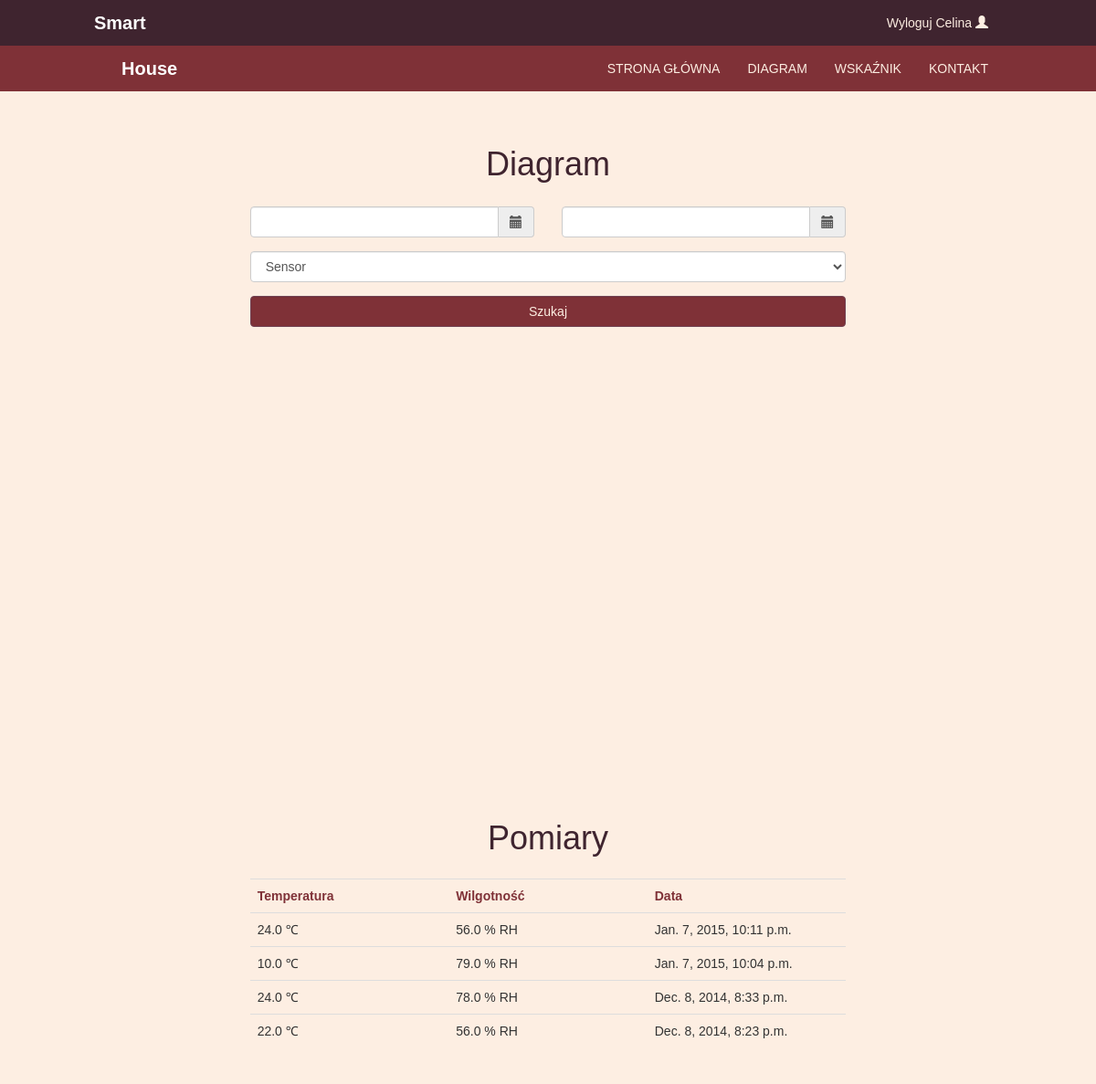
Page /diagram/ (signed in) on the earlier database version.
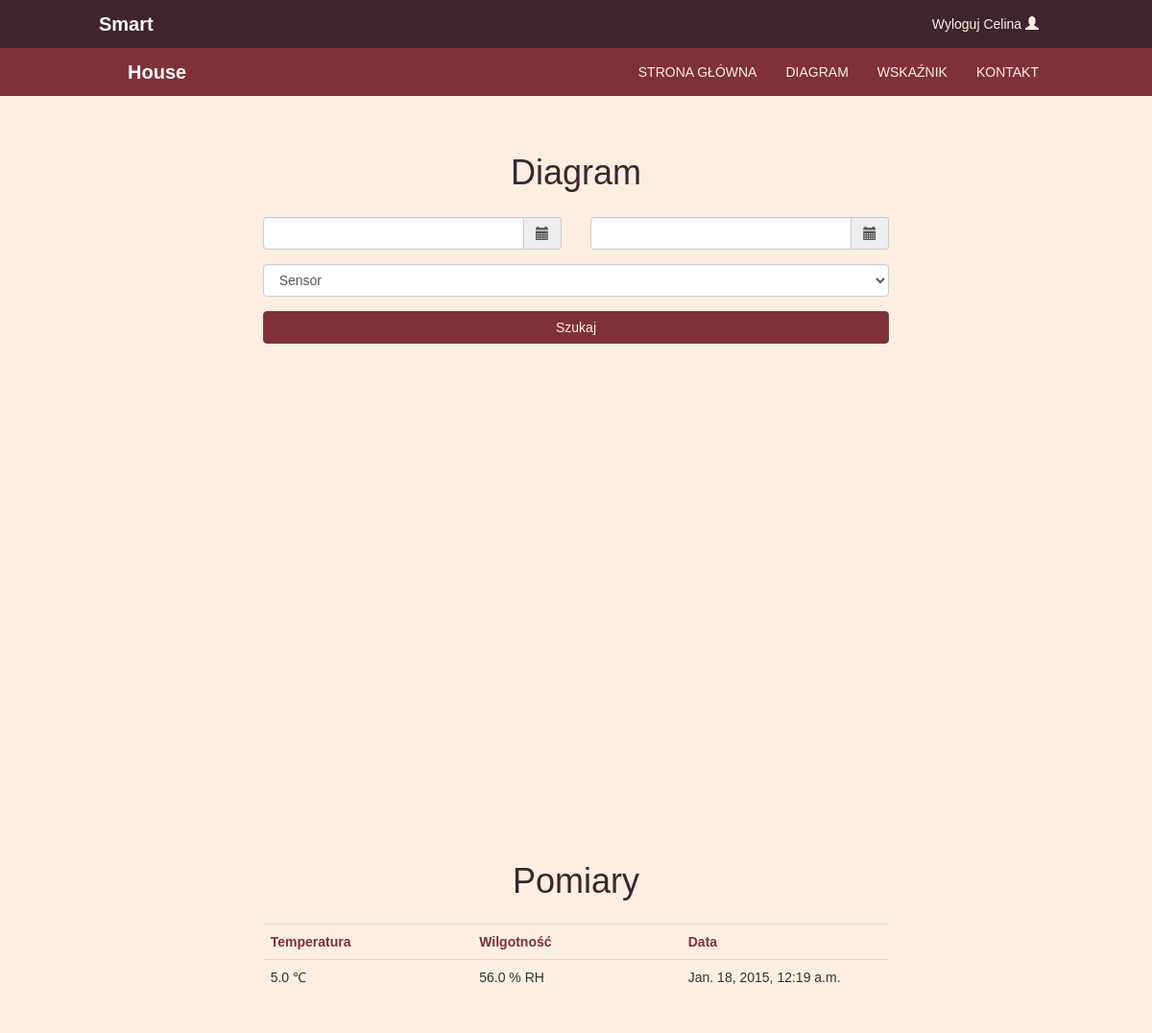
Same page on the later database version.
### measurement/models.py (models this page shows, shortened)
class MeasurementData(models.Model):
    timestamp = models.DateTimeField()
    temperature = models.FloatField(default=-100.)
    humidity = models.FloatField(default=-100.)
    idSensor = models.ForeignKey(Sensor)

### measurement/views.py (the view)
# urls.py: url(r'^diagram/$', views.diagram, name="diagram"),
def diagram(request):
    sensor = Sensor.objects.all()
    try:
        if request.POST:
            sensorPOST = request.POST.get('s', False)
            sensorId = Sensor.objects.get(nameSensor=sensorPOST)
            date_start = request.POST.get('dateStart', False)
            date_end = request.POST.get('dateEnd', False)
            data = MeasurementData.objects.filter(idSensor=sensorId, timestamp__gte=date_start, timestamp__lte=date_end)
            text = "----"
        else:
            text = "Wszystkie Pomiary"
            data = MeasurementData.objects.filter(idSensor=1)
            sensor = Sensor.objects.all()
        sensor = Sensor.objects.all()
    except ObjectDoesNotExist:
        textproblem = "Prosze o wybranie czujnika."
        return render(request, 'diagram.html', { 'problem': textproblem, 'sensor': sensor })
    except ValidationError as e:
        textproblem = "Prosze o wybranie daty."
        return render(request, 'diagram.html', { 'problem': textproblem, 'sensor': sensor})
    return render_to_response('diagram.html', {'data': data, 'sensor': sensor, 'text': text}, context_instance=RequestContext(request))

### measurement/models.py (called while the page is built)
    def __unicode__(self):
        return str(self.nameSensor)

### static/templates/diagram.html (shortened to what this page needs)
{% extends 'base.html' %}
{% block head %}
<link href="/static/css/datepicker.css" rel="stylesheet">
{% endblock %}
{% block content %}
{% if user.is_authenticated %}
 <h1 style="text-align: center" >Diagram</h1>
<div class = "row">
    <div class="col-md-2"></div>
    <div class="col-md-8">
    </div>
    <div class="col-md-2"></div>
</div>
<form role="form" action="{% url 'diagram' %}" method="post">
    <div class="row">
        <div class="col-md-2"></div>
        <div class="form-group  col-md-4">
            <div class='input-group date' >
                <input type='text' name="dateStart" class="form-control " id="datepicker" />
                    <span class="input-group-addon"><span class="glyphicon glyphicon-calendar"></span>
                    </span>
            </div>
        </div>
        <div class="form-group col-md-4">
            <div class='input-group date'>
                <input type='text' name="dateEnd" class="form-control" id='datepicker2'  />
                    <span class="input-group-addon"><span class="glyphicon glyphicon-calendar"></span>
                    </span>
            </div>
        </div>
        <div class="col-md-2"></div>
    </div>
    <div  class="row">
        <div class="col-md-2"></div>
        <div class="form-group col-md-8">
            <select name="s"  class="form-control col-md-8">
                <option value="" selected="selected">Sensor</option>
            </select>
        </div>
        <div class="col-md-2"></div>
    </div>
    <div class="row">
        <div class="col-md-2"></div>
        <div class="col-md-8">
            <input class="form-control btn btn-primary"  type="submit" value="Szukaj"  />
        </div>
        <div class="col-md-2"></div>
    </div>
</form>
<div class="row">
    <div class="col-md-1"></div>
    <div class="col-md-10">
        <div id="chart_div" style="width: auto; height: 500px; margin-top:20px; "></div>
    </div>
</div>
 <h1 style="text-align: center" >Pomiary</h1>
<div class="row">
    <div class="col-md-2"></div>
    <div class="col-md-8">
        <table id="tableGraph" class="table">
            <tr>
                <th>Temperatura</th>
                <th>Wilgotność</th>
                <th>Data</th>
            </tr>
            {% for d in data|dictsortreversed:"timestamp" %}
            <tr>
                <td class="col-md-4">{{ d.temperature }} &#x2103</td>
                <td class="col-md-4">{{ d.humidity }} % RH</td>
                <td class="col-md-4">{{ d.timestamp }}</td>
            </tr>
            {% endfor %}
        </table>
    </div>
    <div class="col-md-2"></div>
</div>
{% endif %}
{% endblock %}

Differences in the rows shown:
removed MeasurementData: temperature "24.0", humidity "56.0", timestamp "Jan. 7, 2015, 10:11 p.m."
removed MeasurementData: temperature "10.0", humidity "79.0", timestamp "Jan. 7, 2015, 10:04 p.m."
removed MeasurementData: temperature "24.0", humidity "78.0", timestamp "Dec. 8, 2014, 8:33 p.m."
removed MeasurementData: temperature "22.0", humidity "56.0", timestamp "Dec. 8, 2014, 8:23 p.m."
added MeasurementData: temperature "5.0", humidity "56.0", timestamp "Jan. 18, 2015, 12:19 a.m."
